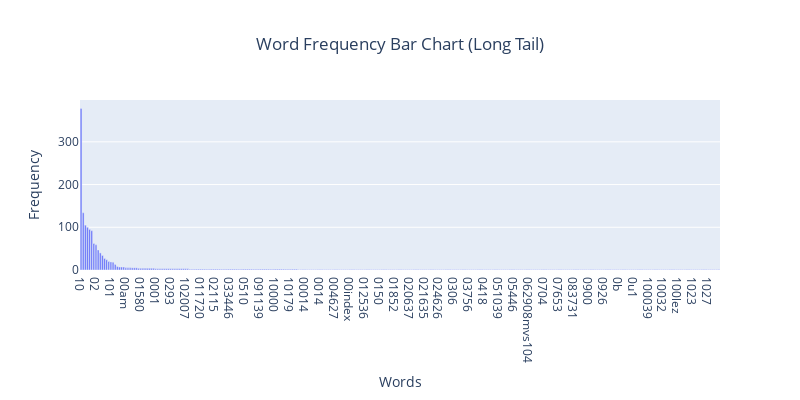

The notebook cell saved with this chart:
### Markdown cell above
### >>> **Exercise 15 (take home):** 
Additionally, you can attempt to sort the terms on the `x-axis` by frequency instead of in alphabetical order. This way the visualization is more meaninfgul and you will be able to observe the so called [long tail](https://en.wikipedia.org/wiki/Long_tail) (get familiar with this term since it will appear a lot in data mining and other statistics courses). see picture below

![alt txt](https://upload.wikimedia.org/wikipedia/commons/thumb/8/8a/Long_tail.svg/1000px-Long_tail.svg.png)

### Code cell
# Answer here

# Sort the data in descending order by frequency
sorted_data = sorted(zip(x, y), key=lambda item: item[1], reverse=True)
sorted_x, sorted_y = zip(*sorted_data)

fig = go.Figure()
fig.add_trace(
    go.Bar(
        x=sorted_x,
        y=sorted_y,
    )
)

fig.update_layout(
    xaxis_title="Words",
    yaxis_title="Frequency",
    title_text="Word Frequency Bar Chart (Long Tail)",
    title_x=0.5,
    width=800,
    height=400,
)
fig.show()

### Figure 1 — Plotly figure (JSON) as saved in the notebook; plotly's stock layout.template omitted (floating-point values rounded to 4 significant figures; data arrays with more than 128 entries replaced by an {"elided": "..."} marker saying what was removed)
{"data": [{"type": "bar", "x": {"elided": "300 str values"}, "y": {"elided": "300 int values"}}], "layout": {"height": 400, "title": {"text": "Word Frequency Bar Chart (Long Tail)", "x": 0.5}, "width": 800, "xaxis": {"title": {"text": "Words"}}, "yaxis": {"title": {"text": "Frequency"}}}}
